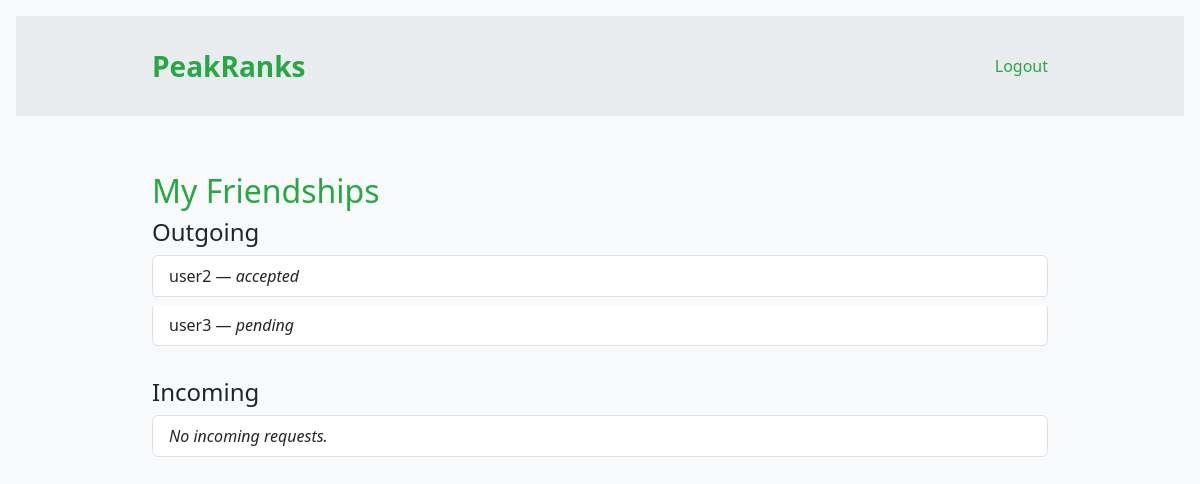
Screenshot of /friends (signed in) with the database file from the repository.
### app/models.py (models this page shows, shortened)
class Friendship(db.Model):
    __tablename__ = 'Friendship'
    id            = db.Column(db.Integer, primary_key=True)
    userId        = db.Column(
                      db.Integer,
                      db.ForeignKey('User.id'),
                      nullable=False
                   )
    friendId      = db.Column(
                      db.Integer,
                      db.ForeignKey('User.id'),
                      nullable=False
                   )
    status        = db.Column(db.String, nullable=False)  # pending/accepted/blocked
    requester = db.relationship(
                  'User',
                  foreign_keys=[userId],
                  back_populates='friendships'
                )
    requested = db.relationship(
                  'User',
                  foreign_keys=[friendId]
                )

class User(UserMixin, db.Model):
    __tablename__   = 'User'
    id              = db.Column(db.Integer, primary_key=True)
    username        = db.Column(db.String,  nullable=False, unique=True)
    email           = db.Column(db.String,  nullable=False, unique=True)
    password_hash   = db.Column('password', db.String, nullable=False)
    dateJoined      = db.Column(db.DateTime, default=datetime.utcnow)
    teamId          = db.Column(db.Integer, db.ForeignKey('Team.id'))
    team            = db.relationship(
                        'Team',
                        back_populates='members',
                        foreign_keys=[teamId]
                      )
    peak_records    = db.relationship(
                        'PeakRecord',
                        back_populates='user',
                        cascade='all, delete-orphan'
                      )
    game_accounts   = db.relationship(
                        'GameAccount',
                        back_populates='user',
                        cascade='all, delete-orphan'
                      )
    badges          = db.relationship(
                        'Badge',
                        secondary='UserBadge',
                        back_populates='users'
                      )
    friendships     = db.relationship(
                        'Friendship',
                        foreign_keys='Friendship.userId',
                        back_populates='requester',
                        cascade='all, delete-orphan'
                      )

### app/routes.py (the view)
@bp.route('/friends')
@login_required
def friends():
    sent     = current_user.friendships
    received = Friendship.query.filter_by(
        friendId=current_user.id
    ).all()
    return render_template(
        'friends.html',
        sent=sent,
        received=received
    )

### app/models.py (called while the page is built)
@login.user_loader
def load_user(user_id):
    return User.query.get(int(user_id))

### app/ui/templates/friends.html
{% extends 'base.html' %}
{% block content %}
  <h2>My Friendships</h2>
  <h4>Outgoing</h4>
  <ul class="list-group mb-4">
    {% for f in sent %}
      <li class="list-group-item">
        {{ f.requested.username }} — <em>{{ f.status }}</em>
      </li>
    {% else %}
      <li class="list-group-item"><em>No outgoing requests.</em></li>
    {% endfor %}
  </ul>
  <h4>Incoming</h4>
  <ul class="list-group">
    {% for f in received %}
      <li class="list-group-item">
        {{ f.requester.username }} — <em>{{ f.status }}</em>
      </li>
    {% else %}
      <li class="list-group-item"><em>No incoming requests.</em></li>
    {% endfor %}
  </ul>
{% endblock %}

### app/ui/static/css/styles.css (style rules this page uses)
:root { --bg-gray-light: #f8f9fa; --bg-gray-dark: #e9ecef; --text-black: #212529; --accent-green: #28a745; --accent-blue: #007bff; --accent-red: #dc3545; --btn-radius: 0.25rem; --spacing: 1rem; }
body { margin: 0; padding: var(--spacing); font-family: 'Segoe UI', sans-serif; color: var(--text-black); background-color: var(--bg-gray-light); }
h1, h2, h3 { color: var(--accent-green); margin-top: var(--spacing); margin-bottom: calc(var(--spacing)/2); }
.list-group-item { border: 1px solid #dee2e6; border-radius: var(--btn-radius); margin-bottom: 0.5rem; }
.mb-4 { margin-bottom: calc(var(--spacing)*1.5) !important; }

### rows the page displays
Friendship: requested.username "user2", status "accepted"
Friendship: requested.username "user3", status "pending"
